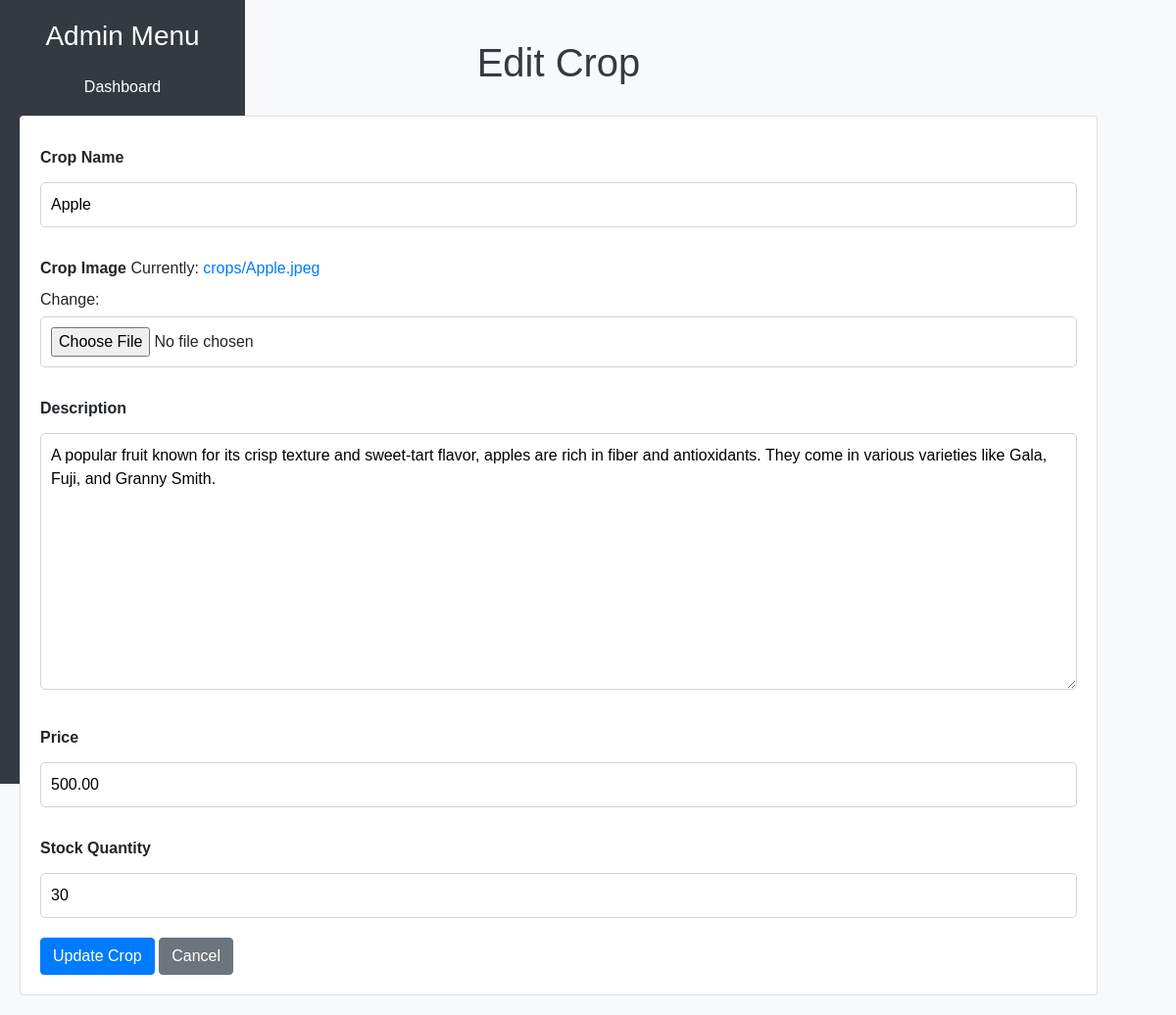
Screenshot of /edit_crop/9/ with the database file from the repository.
### dashboard/models.py (models this page shows, shortened)
class Crop(models.Model):
    name = models.CharField(max_length=100)
    image = models.ImageField(upload_to='crops/')
    description = models.TextField()
    price = models.DecimalField(max_digits=10, decimal_places=2)
    stock_quantity = models.PositiveIntegerField()

### dashboard/views.py (the view)
# urls.py: path('edit_crop/<int:crop_id>/', views.edit_crop, name='edit_crop'),
def edit_crop(request, crop_id):
    crop = get_object_or_404(Crop, id=crop_id)  # Get the crop or return 404
    if request.method == 'POST':
        form = CropForm(request.POST, request.FILES, instance=crop)
        if form.is_valid():
            form.save()  # Save the edited crop
            messages.success(request, 'Crop updated successfully!')
            return redirect('manage_crops')
    else:
        form = CropForm(instance=crop)  # Load the form with existing crop data
    return render(request, 'edit_crop.html', {'form': form, 'crop': crop})

### dashboard/forms.py
class CropForm(forms.ModelForm):
    class Meta:
        model = Crop
        fields = ['name', 'image', 'description', 'price', 'stock_quantity']

### dashboard/templates/edit_crop.html (shortened to what this page needs)
<!DOCTYPE html>
<html lang="en">
<head>
    <link rel="stylesheet" href="https://stackpath.bootstrapcdn.com/bootstrap/4.5.2/css/bootstrap.min.css">
</head>
<body>
    <div class="sidebar">
        <h3 class="text-center text-white">Admin Menu</h3>
        <a href="{% url 'admin_dashboard' %}">Dashboard</a>
        <a href="{% url 'manage_users' %}">Manage Users</a>
        <a href="{% url 'add_crop' %}">Add Crops</a>
        <a href="{% url 'manage_crops' %}">Manage Crops</a>
        <a href="{% url 'manage_crops' %}">Manage Crops</a>
        <a href="{% url 'feedback_admin' %}">Feedbacks</a>
        <a href="{% url 'logout' %}">Logout</a>
    </div>
    <div class="container">
        <h1>Edit Crop</h1>
        <div class="card">
            <div class="card-body">
                <form method="POST" enctype="multipart/form-data">
                    <div class="form-group">
                        <label for="id_name">Crop Name</label>
                        {{ form.name}}
                    </div>
                    <div class="form-group">
                        <label for="id_image">Crop Image</label>
                        {{ form.image }}
                    </div>
                    <div class="form-group">
                        <label for="id_description">Description</label>
                        {{ form.description }}
                    </div>
                    <div class="form-group">
                        <label for="id_price">Price</label>
                        {{ form.price}}
                    </div>
                    <div class="form-group">
                        <label for="id_stock_quantity">Stock Quantity</label>
                        {{ form.stock_quantity}}
                    </div>
                    <button type="submit" class="btn btn-primary">Update Crop</button>
                    <a href="{% url 'manage_crops' %}" class="btn btn-secondary">Cancel</a>
                </form>
            </div>
        </div>
    </div>
</body>
</html>

### dashboard/templates/edit_crop.html (style rules this page uses)
body { font-family: Arial, sans-serif; background-color: #f8f9fa; }
h1 { color: #343a40; text-align: center; margin-top: 20px; margin-bottom: 30px; }
.sidebar { height: 100vh; position: fixed; left: 0; top: 0; width: 250px; background-color: #343a40; padding-top: 20px; }
.sidebar a { display: block; color: #ffffff; padding: 15px; text-align: center; text-decoration: none; transition: background-color 0.3s; }
.container { padding: 20px; margin-right: 200px; }
.form-group { margin-bottom: 20px; }
label { font-weight: bold; margin-top: 10px; }
input[type="text"], input[type="number"], input[type="file"], textarea { width: 100%; padding: 10px; margin-top: 5px; border: 1px solid #ced4da; border-radius: 5px; font-size: 16px; }
.card { margin-top: 20px; }

### rows the page displays
Crop: name "Apple", description "A popular fruit known for its crisp texture and sweet-tart flavor, apples are rich in fiber and antioxidants. They come in various varieties like Gala, Fuji, and Granny Smith.", price "500.00", stock_quantity "30"
